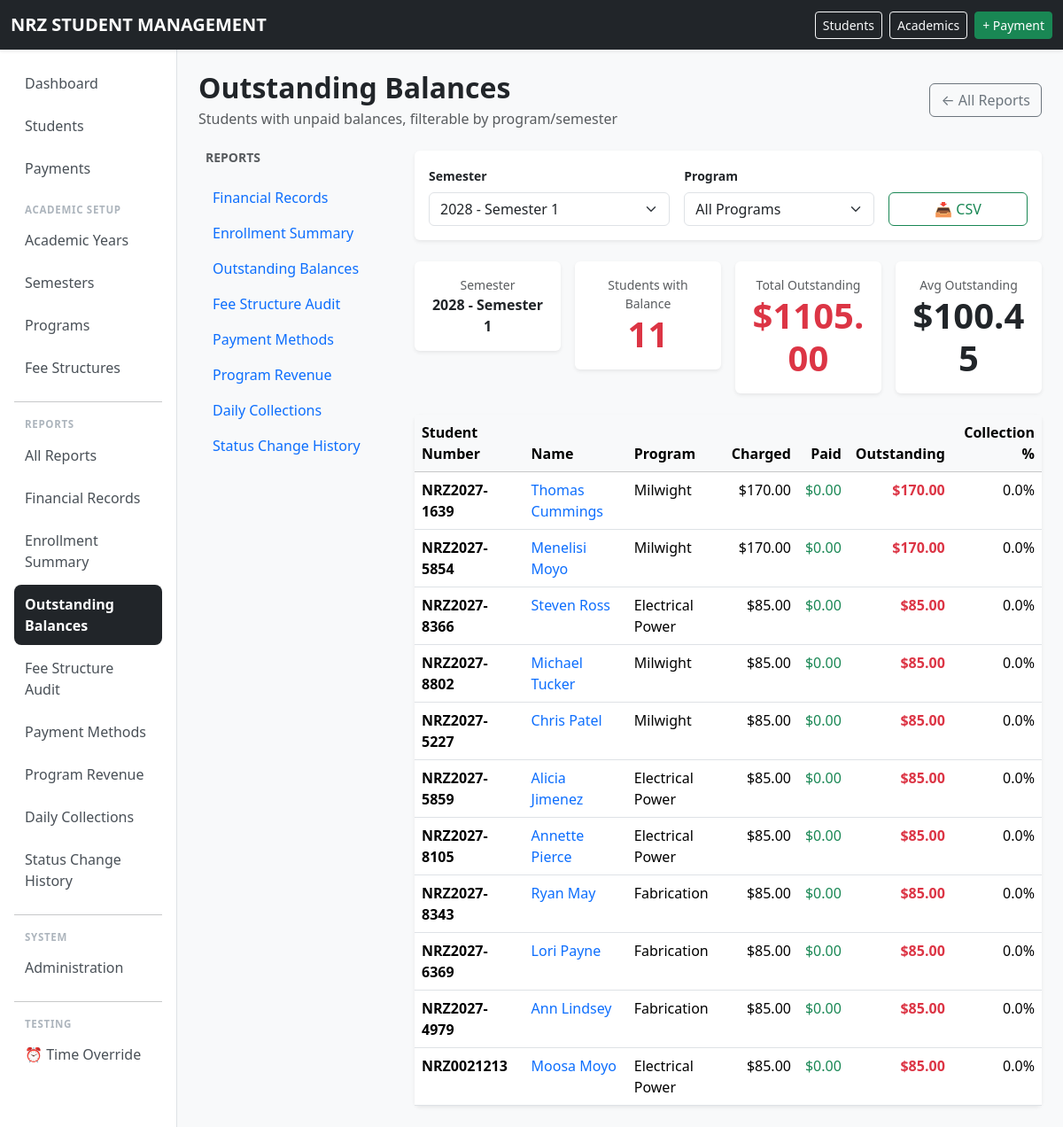
Screenshot of /reports/outstanding/ (signed in) with the database file from the repository.
### school/models.py (models this page shows, shortened)
class Semester(models.Model):
    PERIOD_CHOICES = [
        (1, "Semester Period 1"),
        (2, "Semester Period 2"),
    ]
    academic_year = models.ForeignKey(
        AcademicYear,
        on_delete=models.PROTECT,
        related_name="semesters",
    )
    number = models.PositiveSmallIntegerField(
        choices=PERIOD_CHOICES,
    )
    start_date = models.DateField()
    end_date = models.DateField()
    class Meta:
        ordering = ["-academic_year__name", "number"]
        constraints = [
            models.UniqueConstraint(
                fields=["academic_year", "number"],
                name="unique_semester_period_per_year",
            ),
        ]
    def __str__(self):
        return f"{self.academic_year.name} - Semester {self.number}"

class AcademicYear(models.Model):
    name = models.CharField(
        max_length=20,
        unique=True,
    )
    start_date = models.DateField()
    end_date = models.DateField()
    is_current = models.BooleanField(
        default=False,
    )
    class Meta:
        ordering = ["-name"]
        constraints = [
            models.UniqueConstraint(
                fields=["is_current"],
                condition=Q(is_current=True),
                name="only_one_current_academic_year",
            ),
        ]

class Student(models.Model):
    ACTIVE = "ACTIVE"
    DEFERRED = "DEFERRED"
    WITHDRAWN = "WITHDRAWN"
    COMPLETED = "COMPLETED"
    STATUS_CHOICES = [
        (ACTIVE, "Active"),
        (DEFERRED, "Deferred"),
        (WITHDRAWN, "Withdrawn"),
        (COMPLETED, "Completed"),
    ]
    student_number = models.CharField(
        max_length=30,
        unique=True,
    )
    first_name = models.CharField(
        max_length=100,
    )
    national_id = models.CharField(
        max_length=100,
    )
    last_name = models.CharField(
        max_length=100,
    )
    date_of_birth = models.DateField(
        null=True,
        blank=True,
    )
    gender = models.CharField(
        max_length=20,
        blank=True,
    )
    guardian_name = models.CharField(
        max_length=150,
        blank=True,
    )
    guardian_phone = models.CharField(
        max_length=30,
        blank=True,
    )
    student_phone = models.CharField(
        max_length=30,
        blank=True ,
    )
    address = models.TextField(
        blank=True,
    )
    program = models.ForeignKey(
        Program,
        on_delete=models.PROTECT,
        related_name="students",
    )
    intake_year = models.ForeignKey(
        AcademicYear,
        on_delete=models.PROTECT,
        related_name="students",
    )
    status = models.CharField(
        max_length=20,
        choices=STATUS_CHOICES,
        default=ACTIVE,
    )
    created_at = models.DateTimeField(
        auto_now_add=True,
    )
    class Meta:
        ordering = [
            "last_name",
            "first_name",
        ]
        permissions = [
            ("can_view_financial_reports", "Can view financial reports"),
            ("can_view_outstanding_reports", "Can view outstanding balances"),
            ("can_record_payments", "Can record payments"),
        ]

class Program(models.Model):
    CATEGORY_CHOICES = [
        ("NC", "National Certificate"),
        ("NQ", "National Qualification"),
        ("OTHER", "Other"),
    ]
    code = models.CharField(
        max_length=30,
        unique=True,
    )
    name = models.CharField(
        max_length=150,
        unique=True,
    )
    description = models.TextField(
        blank=True,
    )
    duration_years = models.PositiveSmallIntegerField()
    category = models.CharField(
        max_length=10,
        choices=CATEGORY_CHOICES,
        default="OTHER",
    )
    active = models.BooleanField(
        default=True,
    )
    class Meta:
        ordering = ["name"]

### school/views.py (the view, shortened to what this page needs)
# urls.py: path("reports/outstanding/", views.outstanding_report, name="outstanding_report"),
@permission_required("school.can_view_outstanding_reports", raise_exception=True)
def outstanding_report(request):
    today = get_current_date()
    current_semester = Semester.objects.filter(
        start_date__lte=today, end_date__gte=today
    ).first()
    semester = _get_filtered_semester(request, current_semester)
    program_filter = _get_filtered_program(request)
    export_format = request.GET.get("format")
    students_qs = outstanding_students(semester)
    if program_filter:
        students_qs = students_qs.filter(program=program_filter)
    from django.core.paginator import Paginator
    paginator = Paginator(students_qs, 25)
    page_obj = paginator.get_page(request.GET.get("page"))
    total_charged = sum(s.charged or Decimal("0") for s in students_qs)
    total_paid = sum(s.paid or Decimal("0") for s in students_qs)
    total_outstanding = total_charged - total_paid
    avg_outstanding = (total_outstanding / students_qs.count()) if students_qs.count() > 0 else Decimal("0")
    all_semesters = Semester.objects.select_related("academic_year").order_by(
        "-academic_year__name", "number"
    )
    all_programs = Program.objects.filter(active=True).order_by("name")
    context = {
        "semester": semester,
        "page_obj": page_obj,
        "program_filter": program_filter,
        "all_semesters": all_semesters,
        "all_programs": all_programs,
        "today": today,
        "total_charged": total_charged,
        "total_paid": total_paid,
        "total_outstanding": total_outstanding,
        "avg_outstanding": avg_outstanding,
        "total_students": students_qs.count(),
        "report": next((r for r in REPORTS if r["view"] == "outstanding_report"), None),
        "reports": REPORTS,
    }
    return render(request, "school/reports/outstanding.html", context)

### school/context_processors.py (called while the page is built)
def time_override_enabled(request):
    return {
        'ENABLE_TIME_OVERRIDE': getattr(settings, 'ENABLE_TIME_OVERRIDE', False)
    }

### school/models.py (called while the page is built)
def outstanding_students(semester, limit=None):
    from django.db.models import F, Q
    from django.db.models.functions import Coalesce
    students = Student.objects.filter(
        enrollments__semester=semester,
        enrollments__status=Enrollment.ACTIVE,
    ).annotate(
        charged=Coalesce(Sum(
            "charges__amount",
            filter=Q(charges__fee_item__fee_structure__semester=semester),
        ), Decimal("0")),
        paid=Coalesce(Sum(
            "payments__amount",
            filter=Q(payments__semester=semester),
        ), Decimal("0")),
    ).filter(
        charged__gt=F("paid")
    ).order_by("-charged")
    if limit:
        students = students[:limit]
    return students

    @classmethod
    def get_frozen_time(cls):
        obj = cls.objects.first()
        return obj.frozen_datetime if obj else None

### school/templatetags/school_tags.py (called while the page is built)
@register.filter
def sub(value, arg):
    try:
        return value - arg
    except (ValueError, TypeError):
        return value

@register.filter
def mul(value, arg):
    try:
        return value * arg
    except (ValueError, TypeError):
        return value

@register.filter
def div(value, arg):
    try:
        if arg == 0:
            return 0
        return value / arg
    except (ValueError, TypeError):
        return value

### school/utils/time_utils.py (called while the page is built)
def get_current_datetime():
    if getattr(settings, 'ENABLE_TIME_OVERRIDE', False):
        from school.models import TimeOverride
        frozen = TimeOverride.get_frozen_time()
        if frozen is not None:
            if timezone.is_naive(frozen):
                frozen = timezone.make_aware(frozen)
            return frozen
    return timezone.now()

def get_current_date():
    return get_current_datetime().date()

### school/views.py (called while the page is built, shortened)
def _get_filtered_semester(request, default_semester=None):
    today = get_current_date()
    semester_id = request.GET.get("semester")
    if semester_id:
        try:
            return Semester.objects.select_related("academic_year").get(pk=semester_id)
        except Semester.DoesNotExist:
            pass
    if default_semester:
        return default_semester

def _get_filtered_program(request):
    program_id = request.GET.get("program")
    if program_id:
        try:
            return Program.objects.get(pk=program_id)
        except Program.DoesNotExist:
            pass
    return None

### templates/school/reports/outstanding.html (shortened to what this page needs)
{% extends "school/reports/_base.html" %}
{% load school_tags %}
{% block report_content %}
<form method="get" class="card border-0 shadow-sm mb-4 filter-form print-hidden">
    <div class="card-body">
        <div class="row g-3 align-items-end flex-wrap">
            <div class="col-12 col-md-5">
                <label class="form-label fw-semibold small">Semester</label>
                <select name="semester" class="form-select" onchange="this.form.submit()">
                    {% for s in all_semesters %}
                    <option value="{{ s.pk }}" {% if semester and semester.pk == s.pk %}selected{% endif %}>
                        {{ s }}
                    </option>
                    {% endfor %}
                </select>
            </div>
            <div class="col-12 col-md-4">
                <label class="form-label fw-semibold small">Program</label>
                <select name="program" class="form-select" onchange="this.form.submit()">
                    <option value="">All Programs</option>
                </select>
            </div>
            <div class="col-12 col-md-3">
                <div class="d-flex gap-2">
                    <a href="?format=csv{% if semester %}&semester={{ semester.pk }}{% endif %}{% if program_filter %}&program={{ program_filter.pk }}{% endif %}"
                       class="btn btn-outline-success w-100">
                        📥 CSV
                    </a>
                </div>
            </div>
        </div>
    </div>
</form>
{% if semester %}
<div class="row g-3 mb-4">
    <div class="col-6 col-md-3">
        <div class="card border-0 shadow-sm text-center p-3">
            <div class="text-muted small">Semester</div>
            <div class="fw-bold">{{ semester }}</div>
        </div>
    </div>
    <div class="col-6 col-md-3">
        <div class="card border-0 shadow-sm text-center p-3">
            <div class="text-muted small">Students with Balance</div>
            <div class="display-6 fw-bold text-danger">{{ total_students }}</div>
        </div>
    </div>
    <div class="col-6 col-md-3">
        <div class="card border-0 shadow-sm text-center p-3">
            <div class="text-muted small">Total Outstanding</div>
            <div class="display-6 fw-bold text-danger">
                ${{ total_outstanding|floatformat:2 }}
            </div>
        </div>
    </div>
<div class="col-6 col-md-3">
            <div class="card border-0 shadow-sm text-center p-3">
                <div class="text-muted small">Avg Outstanding</div>
                <div class="display-6 fw-bold">
                    ${{ avg_outstanding|floatformat:2 }}
                </div>
            </div>
        </div>
</div>
{% endif %}
<div class="card border-0 shadow-sm">
    <div class="card-body p-0">
        <div class="table-responsive">
            <table class="table table-hover mb-0">
                <thead class="table-light">
                    <tr>
                        <th>Student Number</th>
                        <th>Name</th>
                        <th>Program</th>
                        <th class="text-end">Charged</th>
                        <th class="text-end">Paid</th>
                        <th class="text-end">Outstanding</th>
                        <th class="text-end">Collection %</th>
                    </tr>
                </thead>
                <tbody>
                    {% for student in page_obj %}
                    {% with charged=student.charged|default:0 paid=student.paid|default:0 %}
                    <tr>
                        <td class="fw-bold">{{ student.student_number }}</td>
                        <td>
                            <a href="{% url 'student_detail' student.pk %}" class="text-decoration-none">
                                {{ student.first_name }} {{ student.last_name }}
                            </a>
                        </td>
                        <td>{{ student.program.name }}</td>
                        <td class="text-end">${{ charged|floatformat:2 }}</td>
                        <td class="text-end text-success">${{ paid|floatformat:2 }}</td>
                        <td class="text-end {% if charged|sub:paid > 0 %}text-danger fw-bold{% else %}text-success{% endif %}">
                            ${{ charged|sub:paid|floatformat:2 }}
                        </td>
                        <td class="text-end">
                            {% if charged > 0 %}
                                {{ paid|div:charged|mul:100|floatformat:1 }}%
                            {% else %}
                                0%
                            {% endif %}
                        </td>
                    </tr>
                    {% endwith %}
                    {% empty %}
                    <tr>
                        <td colspan="7" class="text-center text-muted py-4">
                            No students with outstanding balances{% if semester %} for {{ semester }}{% endif %}.
                        </td>
                    </tr>
                    {% endfor %}
                </tbody>
            </table>
        </div>
    </div>
</div>
{% endblock %}

### rows the page displays
Semester: academic_year+number "2028 - Semester 1"
Student: student_number "NRZ2027-1639", first_name "Thomas", last_name "Cummings", program.name "Milwight", value "170.00", value "0.00", value "0.0"
Student: student_number "NRZ2027-5854", first_name "Menelisi", last_name "Moyo", program.name "Milwight", value "170.00", value "0.00", value "0.0"
Student: student_number "NRZ2027-8366", first_name "Steven", last_name "Ross", program.name "Electrical Power", value "85.00", value "0.00", value "0.0"
Student: student_number "NRZ2027-8802", first_name "Michael", last_name "Tucker", program.name "Milwight", value "85.00", value "0.00", value "0.0"
Student: student_number "NRZ2027-5227", first_name "Chris", last_name "Patel", program.name "Milwight", value "85.00", value "0.00", value "0.0"
Student: student_number "NRZ2027-5859", first_name "Alicia", last_name "Jimenez", program.name "Electrical Power", value "85.00", value "0.00", value "0.0"
Student: student_number "NRZ2027-8105", first_name "Annette", last_name "Pierce", program.name "Electrical Power", value "85.00", value "0.00", value "0.0"
Student: student_number "NRZ2027-8343", first_name "Ryan", last_name "May", program.name "Fabrication", value "85.00", value "0.00", value "0.0"
Student: student_number "NRZ2027-6369", first_name "Lori", last_name "Payne", program.name "Fabrication", value "85.00", value "0.00", value "0.0"
Student: student_number "NRZ2027-4979", first_name "Ann", last_name "Lindsey", program.name "Fabrication", value "85.00", value "0.00", value "0.0"
Student: student_number "NRZ0021213", first_name "Moosa", last_name "Moyo", program.name "Electrical Power", value "85.00", value "0.00", value "0.0"

### other values shown
{{ report.name }} "Outstanding Balances"
{{ report.desc }} "Students with unpaid balances, filterable by program/semester"
{{ r.name }} "Financial Records" "Enrollment Summary" "Outstanding Balances" "Fee Structure Audit" "Payment Methods" "Program Revenue" "Daily Collections" "Status Change History"
{{ total_students }} "11"
{{ total_outstanding|floatformat:2 }} "1105.00"
{{ avg_outstanding|floatformat:2 }} "100.45"
form field semester "2028 - Semester 1"
